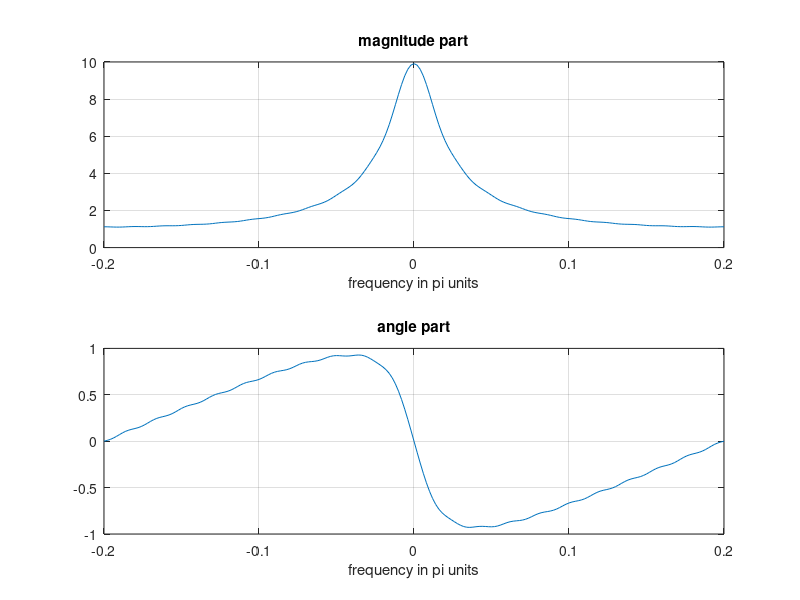

MATLAB code for this plot:
function[]=a2()
n=0:20;x=2*(0.8).^n;
k=-100:100;w=(pi/100)*k;
X=x*(exp(-j*pi/100)).^(n'*k);
magX=abs(X);angX=angle(X);
subplot(2,1,1);plot(k/500,magX);grid
xlabel('frequency in pi units');title('magnitude part')
subplot(2,1,2);plot(k/500,angX);grid
xlabel('frequency in pi units');title('angle part')